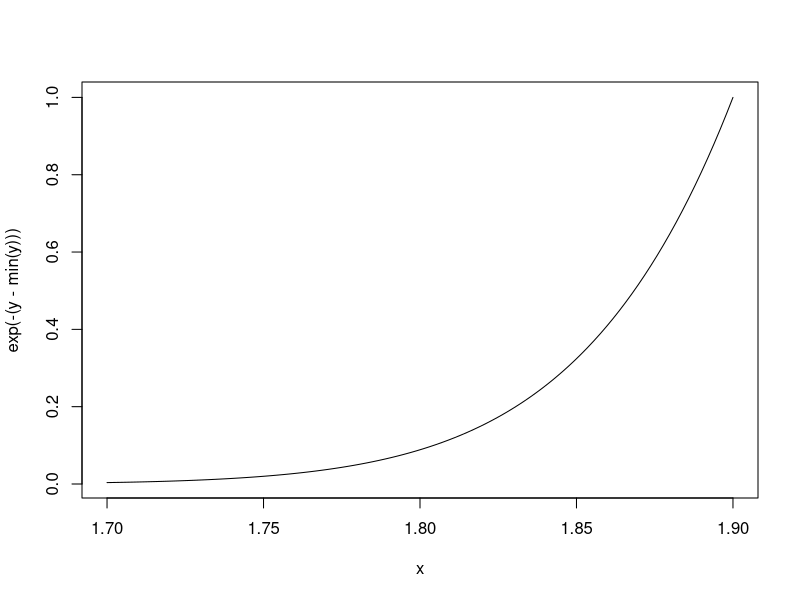

R code for this plot:
make.NegLogLik<- function (data,fixed=c(FALSE,FALSE))
{
  params <- fixed
  function(p) {
    params[!fixed]<-p
    mu<-params[1]
    sigma <- params [2]
    a<- -0.5 * length(data)*log(2*pi*sigma*2)
    b <- -0.5 *sum((data-mu)^2)/(sigma^2)
    -(a+b)
  }
}


set.seed(1)
normals <- rnorm(100,1,2)
nll <- make.NegLogLik(normals)
optim (c(mu=0,sigma=1),nll)$par

nll <- make.NegLogLik(normals, c(1,FALSE))
x<-seq(1.7,1.9,len=100)
y <- sapply(x,nll)
plot(x,exp(-(y-min(y))),type='l')